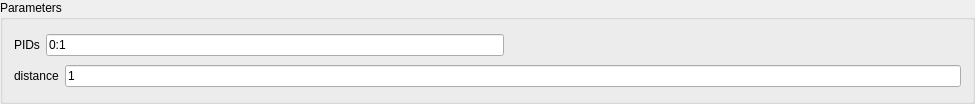
<?xml version="1.0" encoding="UTF-8"?>
<ui version="4.0">
 <class>EdgeOffsetWidget</class>
 <widget class="QWidget" name="EdgeOffsetWidget">
  <property name="geometry">
   <rect>
    <x>0</x>
    <y>0</y>
    <width>975</width>
    <height>104</height>
   </rect>
  </property>
  <property name="windowTitle">
   <string>EdgeOffsetWidget</string>
  </property>
  <layout class="QVBoxLayout" name="verticalLayout">
   <property name="spacing">
    <number>0</number>
   </property>
   <property name="leftMargin">
    <number>0</number>
   </property>
   <property name="topMargin">
    <number>0</number>
   </property>
   <property name="rightMargin">
    <number>0</number>
   </property>
   <property name="bottomMargin">
    <number>0</number>
   </property>
   <item>
    <widget class="QGroupBox" name="groupBox">
     <property name="title">
      <string>Parameters</string>
     </property>
     <layout class="QVBoxLayout" name="verticalLayout_2">
      <item>
       <layout class="QHBoxLayout" name="horizontalLayout">
        <item>
         <widget class="QLabel" name="label_2">
          <property name="text">
           <string>PIDs</string>
          </property>
         </widget>
        </item>
        <item>
         <widget class="QLineEdit" name="lineEdit_PIDs">
          <property name="text">
           <string>0:1</string>
          </property>
         </widget>
        </item>
        <item>
         <spacer name="horizontalSpacer">
          <property name="orientation">
           <enum>Qt::Horizontal</enum>
          </property>
          <property name="sizeHint" stdset="0">
           <size>
            <width>37</width>
            <height>17</height>
           </size>
          </property>
         </spacer>
        </item>
       </layout>
      </item>
      <item>
       <layout class="QGridLayout" name="gridLayout_2">
        <item row="0" column="1">
         <widget class="QLineEdit" name="lineEdit_x2">
          <property name="text">
           <string>1</string>
          </property>
         </widget>
        </item>
        <item row="0" column="0">
         <widget class="QLabel" name="label_13">
          <property name="text">
           <string>distance</string>
          </property>
         </widget>
        </item>
       </layout>
      </item>
     </layout>
    </widget>
   </item>
  </layout>
 </widget>
 <layoutdefault spacing="6" margin="11"/>
 <resources/>
 <connections/>
</ui>
